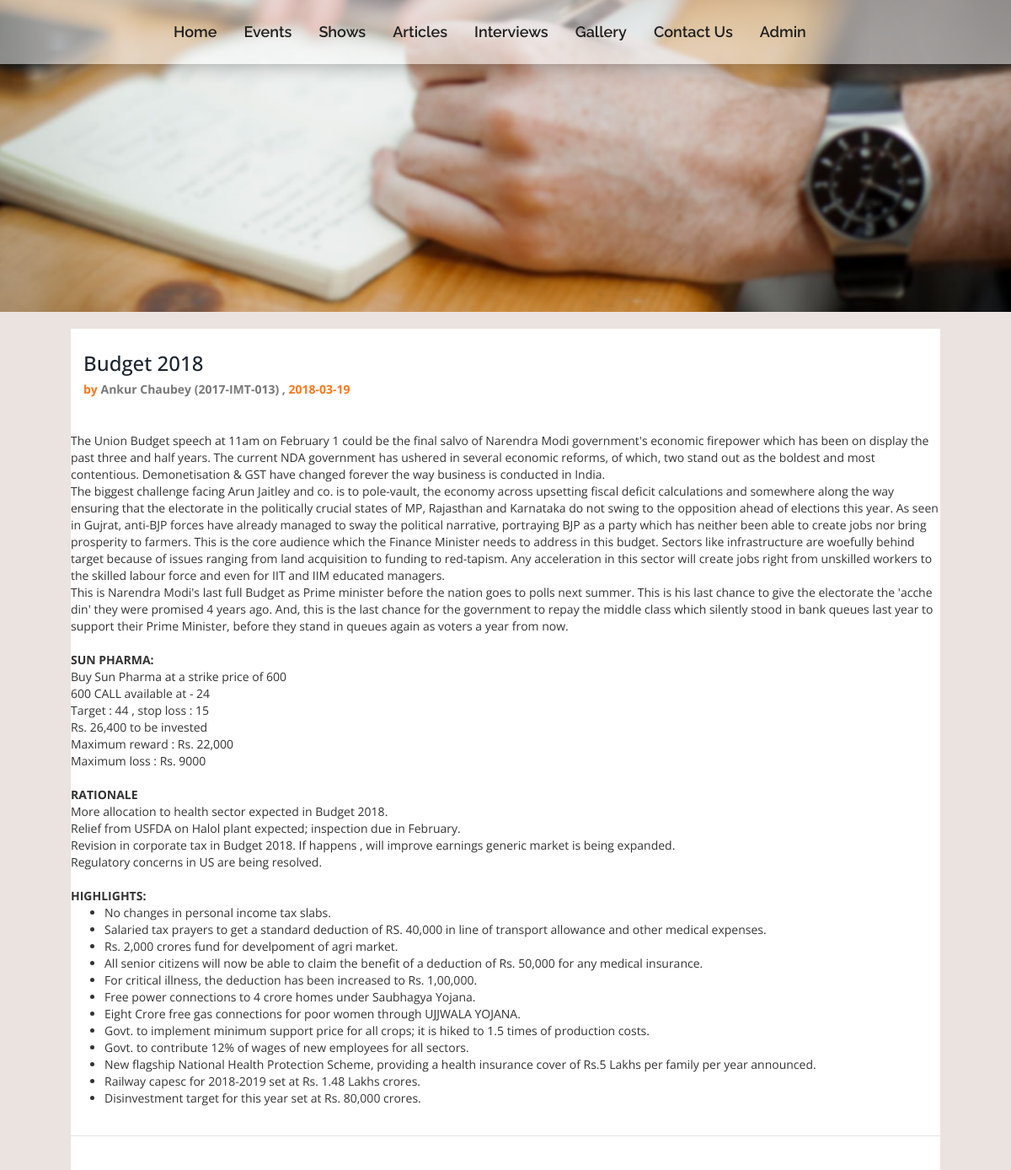
The page /viewarticle.php?id=51 on the database its author committed.
### tables this page shows
CREATE TABLE `articles` (
  `article_id` int(11) NOT NULL,
  `heading` varchar(100) NOT NULL,
  `content` text NOT NULL,
  `writer` varchar(50) NOT NULL,
  `date` date NOT NULL,
  `admin_id` int(11) NOT NULL
);

### viewarticle.php (the view, shortened to what this page needs)
<?php
include 'admin/files/connect.php';
include 'navbar.php';
?>
<!DOCTYPE HTML>
<html>
<head>
    <link href="css/bootstrap.css" rel="stylesheet" type="text/css" media="all">
    <link href="css/content.css" rel="stylesheet" type="text/css" media="all" />
</head>
<body style="background-color: #EBE3E0">
<div class="banner">
    <div class="container">
    </div>
</div><br>
<div class="container">
    <div class="content">
        <?php
        $id=$_GET['id'];
        $query=mysqli_query($connection,"SELECT * FROM articles WHERE article_id='$id' ");
        while($row = mysqli_fetch_array($query)){
            $heading=$row['heading'];
            $content=$row['content'];
            $writer=$row['writer'];
            $date=$row['date'];
            $query2=mysqli_query($connection,"SELECT image_name FROM article_images WHERE article_id='$id' ORDER BY image_id ASC LIMIT 1 ");
            while($row2 = mysqli_fetch_array($query2)){
                $cover=$row2['image_name'];
            }
            echo "<a href=\"#\"><img src=\"admin/uploads/articles/$cover\" class=\"img-responsive\" alt=\"\" /></a>
        <i class=\"aeroplane\"> </i>
        <div class=\"travelling\">
            <div class=\"col-md-10 travelling1\">
                <h3><a href=\"#\">$heading</a></h3>
                <h5>by <a href=\"#\">$writer ,</a> $date</h5>
            </div>
            <div class=\"clearfix\"> </div>
            <p>$content</p>
        </div><br><br>";
        }
        ?>
    </div>
</div>
</body>
</html>

### css/navbar.css (style rules this page uses)
html,body { color:#fff; margin:0; padding:0; font-size:100%; height: 100%; }
.container { width:98%; margin: 0; padding-left: 0px; padding-right: 0px; }

### css/content.css (style rules this page uses)
.container { width:100%; margin: 0px; padding-left: 0px; padding-right: 0px; }
h4, h5, h6, h1, h2, h3 { margin-top: 0; }
ul, ol { margin: 0; }
p { margin: 0; }
html,body { width:100%; font-family: 'Open Sans', sans-serif; }
body a { transition:0.5s all; -webkit-transition:0.5s all; -moz-transition:0.5s all; -o-transition:0.5s all; -ms-transition:0.5s all; }
.banner { background: url(../images/banner.jpg) no-repeat center top; background-size: cover; -webkit-background-size:cover; -moz-background-size:cover; -o-background-size:cover; -ms-background-size:cover; min-height:370px; }
.content { background:#fff; margin-left: 7%; margin-right: 7%; display: block; position:relative; }
.travelling { margin:2em 0em 0em; border-bottom:1px solid #E4E3E3; }
.travelling1 h5 a { font-size:1em; font-weight:700; color:#787878; font-family: 'Open Sans', sans-serif; text-align:left; text-decoration:none; }
.travelling1 h5 { font-size:1em; font-weight:700; color:#FF761A; font-family: 'Open Sans', sans-serif; text-align:left; }
.travelling p { font-size:1.2em; font-weight:400; color:#7D7D7D; font-family: 'Open Sans', sans-serif; margin: 1em 0em 2em; }

### rows shown on the page
articles: heading "Budget 2018", writer "Ankur Chaubey (2017-IMT-013)", date "2018-03-19", content "The Union Budget speech at 11am on February 1 could be the final salvo of Narendra Modi government's economic firepower which has been on display the past three and half years. The current NDA government has ushered in several economic reforms, of which, two stand out as the boldest and most contentious. Demonetisation & GST have changed forever the way business is conducted in India. The biggest challenge facing Arun Jaitley and co. is to pole-vault, the economy across upsetting fiscal deficit calculations and somewhere along the way ensuring that the electorate in the politically crucial states of MP, Rajasthan and Karnataka do not swing to the opposition ahead of elections this year. As…"
